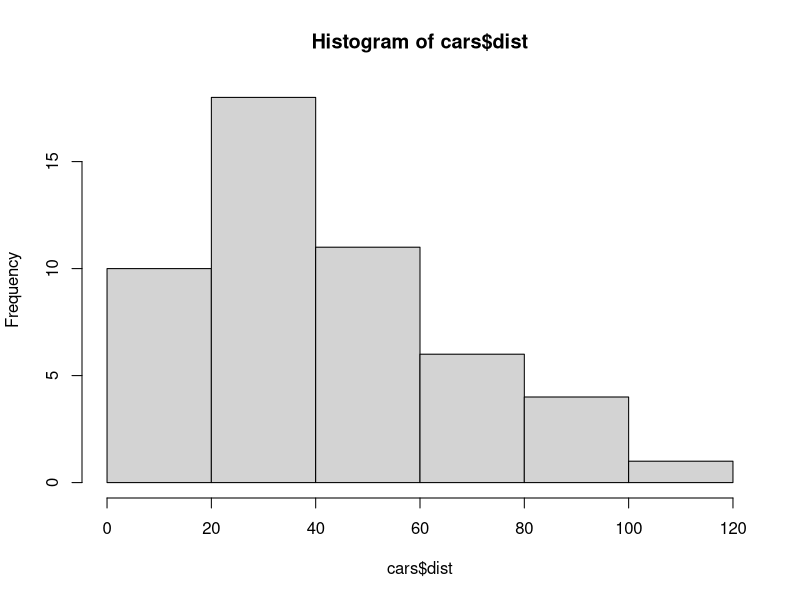
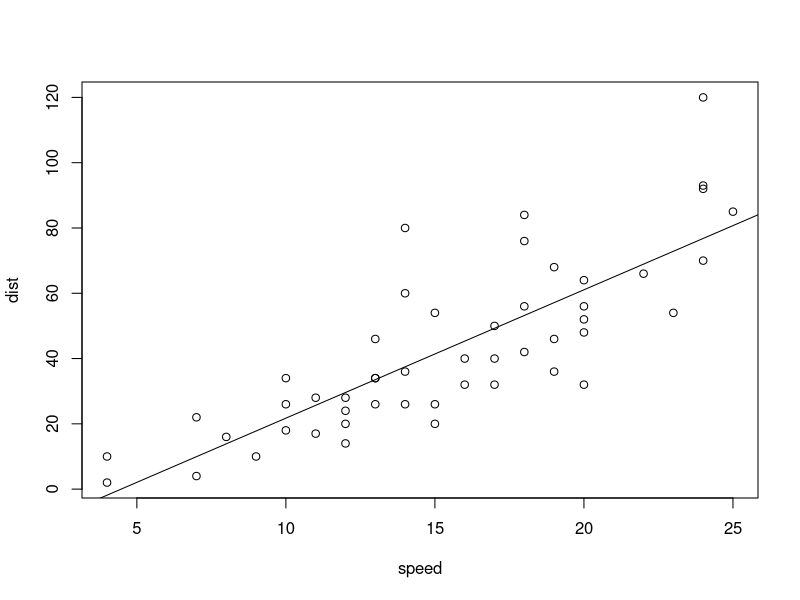

The R source for these figures, in order:
## ---- chunk 1

knitr::opts_chunk$set(
  echo = TRUE,
  fig.align = "center",
  fig.width = 6, fig.height = 4)
## ---- chunk 2
1 + 1
## ---- chunk 3
summary(cars)   # summary is a "function"
hist(cars$dist) # data set name (cars) and variable name (dist) separated by $
plot(cars)      # autoplot all variables in cars data set (there are just 2)

# find best line relating speed to dist
fitline <- lm(dist ~ speed, data = cars)
summary(fitline)

# add best line to current scatterplot
abline(fitline)
